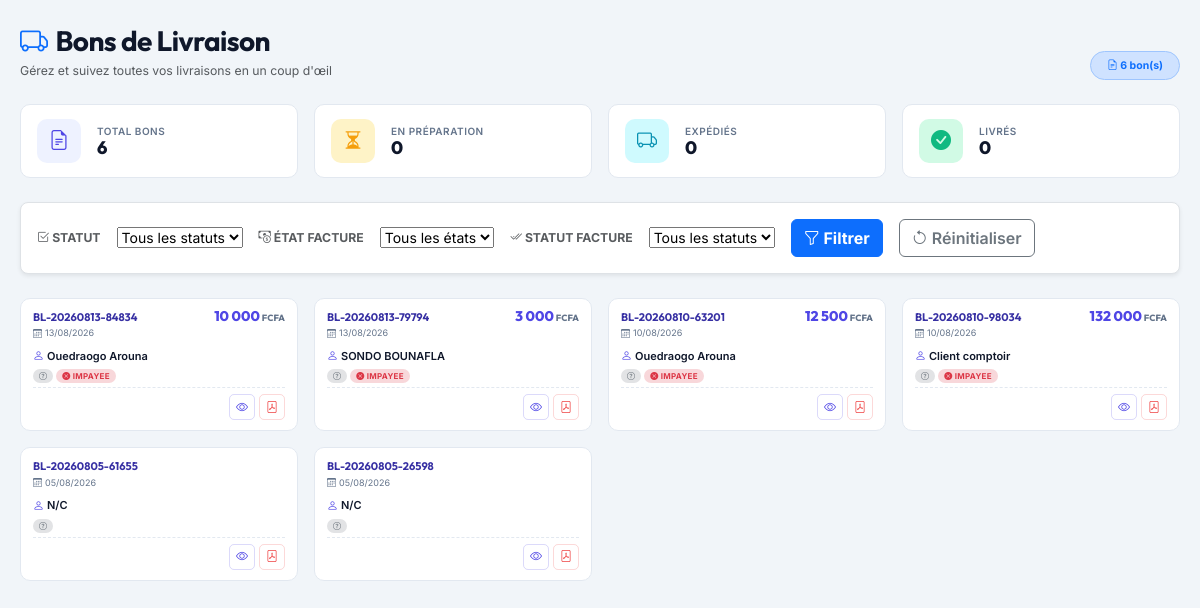
The app's page /views/facture/bon_livraison.php with its own data.
### tables this page shows
CREATE TABLE IF NOT EXISTS `bon_livraison` (
  `code_bon` varchar(100) NOT NULL,
  `date_livraison` date NOT NULL,
  `facture_id` varchar(100) NOT NULL,
  `adresse_livraison` varchar(255) DEFAULT NULL,
  `transporteur` varchar(100) DEFAULT NULL,
  `statut` enum('En préparation','Expédié','Livré','Annulé') DEFAULT 'En préparation',
  `commentaire` text,
  PRIMARY KEY (`code_bon`)
);

CREATE TABLE IF NOT EXISTS `facture` (
  `numero_facture` varchar(100) NOT NULL,
  `titre_facture` varchar(300) NOT NULL,
  `type_facture` varchar(100) NOT NULL,
  `categorie_facture` enum('Facture','Bon','Devis','AvoirClient','AvoirFournisseur') NOT NULL DEFAULT 'Bon',
  `date_facture` date NOT NULL,
  `montant_ht` decimal(10,2) NOT NULL,
  `taxe` decimal(10,2) NOT NULL,
  `remise` decimal(10,2) NOT NULL,
  `montant_ttc` decimal(10,2) NOT NULL,
  `avance` decimal(10,2) NOT NULL,
  `reste` decimal(10,2) NOT NULL,
  `contact_id` varchar(100) NOT NULL,
  `utilisateur_id` varchar(100) NOT NULL,
  `etat_facture` enum('Impayee','Partielle','Payee cash','Payee') NOT NULL DEFAULT 'Impayee',
  `statut_facture` enum('En attente','Validee','Annule') NOT NULL DEFAULT 'En attente',
  `reference_id` varchar(100) DEFAULT NULL COMMENT 'Devis d''origine si ce Bon vient d''un devis transformé, ou Facture d''origine si c''est un Avoir',
  PRIMARY KEY (`numero_facture`)
);

CREATE TABLE IF NOT EXISTS `contact` (
  `code_contact` varchar(100) NOT NULL,
  `nom_prenom_contact` varchar(300) NOT NULL,
  `telephone_contact` varchar(100) NOT NULL,
  `email_contact` varchar(100) NOT NULL,
  `type_contact` varchar(100) NOT NULL,
  `statut_contact` varchar(100) NOT NULL,
  `solde_contact` decimal(10,2) DEFAULT '0.00',
  `solde_maximum` decimal(10,2) DEFAULT '0.00',
  `adresse_contact` varchar(100) DEFAULT NULL,
  `etat_contact` enum('Actif','Inactif') NOT NULL DEFAULT 'Actif',
  PRIMARY KEY (`code_contact`)
);

### views/facture/bon_livraison.php (the view, shortened to what this page needs)
<?php
require 'databases/database.php';
function getStatutBadge($statut) {
    return match($statut) {
        'En préparation' => ['warning', 'hourglass-split'],
        'Expédié' => ['primary', 'truck'],
        'Livré' => ['success', 'check-circle-fill'],
        default => ['secondary', 'question-circle']
    };
}
function getEtatFactureBadge($etat) {
    $etatLower = strtolower($etat);
    if ($etatLower === 'impayee') return ['danger', 'x-circle-fill'];
    return ['secondary', 'question-circle'];
}
$bons = $pdo->query("SELECT bl.*, f.montant_ttc, f.etat_facture, f.statut_facture, c.nom_prenom_contact
    FROM bon_livraison bl
    LEFT JOIN facture f ON f.numero_facture = bl.facture_id
    LEFT JOIN contact c ON c.code_contact = f.contact_id
    ORDER BY bl.date_livraison DESC")->fetchAll(PDO::FETCH_ASSOC);
$totalBons = count($bons);
$enPreparation = count(array_filter($bons, fn($b) => $b['statut'] === 'En préparation'));
$expedies = count(array_filter($bons, fn($b) => $b['statut'] === 'Expédié'));
$livres = count(array_filter($bons, fn($b) => $b['statut'] === 'Livré'));
?>
<!DOCTYPE html>
<html lang="fr">
<head>
    <link href="https://cdn.jsdelivr.net/npm/bootstrap@5.3.2/dist/css/bootstrap.min.css" rel="stylesheet">
    <link href="https://cdn.jsdelivr.net/npm/bootstrap-icons@1.11.3/font/bootstrap-icons.css" rel="stylesheet">
    <link rel="stylesheet" href="https://cdn.jsdelivr.net/npm/bootstrap-select@1.14.0-beta3/dist/css/bootstrap-select.min.css">
</head>
<body>
<div class="W">
    <div class="d-flex flex-wrap justify-content-between align-items-end mb-4 gap-2">
        <div>
            <h1 class="h3 fw-bold mb-1"><i class="bi bi-truck text-primary me-2"></i>Bons de Livraison</h1>
            <p class="text-muted small mb-0">Gérez et suivez toutes vos livraisons en un coup d'œil</p>
        </div>
        <span class="badge rounded-pill bg-primary-subtle text-primary border border-primary-subtle px-3 py-2">
            <i class="bi bi-file-earmark-text"></i> <?= $totalBons ?> bon(s)
        </span>
    </div>
    <div class="row g-3 mb-4">
        <?php
        $stats = [
            ['primary', 'file-earmark-text', 'Total bons', $totalBons, ''],
            ['warning', 'hourglass-split', 'En préparation', $enPreparation, ''],
            ['info', 'truck', 'Expédiés', $expedies, ''],
            ['success', 'check-circle-fill', 'Livrés', $livres, ''],
        ];
        $colorMap = [
            'primary' => ['var(--color-primary-soft)', 'var(--color-primary)'],
            'success' => ['var(--color-success-soft)', 'var(--color-success)'],
            'warning' => ['var(--color-warning-soft)', 'var(--color-warning)'],
            'danger' => ['var(--color-danger-soft)', 'var(--color-danger)'],
            'info' => ['var(--color-info-soft)', 'var(--color-info)'],
            'purple' => ['var(--color-purple-soft)', 'var(--color-purple)'],
        ];
        foreach ($stats as $s):
            $bg = $colorMap[$s[0]][0];
            $fg = $colorMap[$s[0]][1];
        ?>
        <div class="col-6 col-md-4 col-xl-3">
            <div class="stat-card d-flex align-items-center gap-3 h-100">
                <div class="stat-icon" style="background: <?= $bg ?>; color: <?= $fg ?>;">
                    <i class="bi bi-<?= $s[1] ?>"></i>
                </div>
                <div class="flex-grow-1 overflow-hidden">
                    <div class="stat-label"><?= $s[2] ?></div>
                    <div class="stat-value text-truncate"><?= $s[3] ?><?php if ($s[4]): ?><small class="text-muted ms-1" style="font-size:11px;"><?= $s[4] ?></small><?php endif; ?></div>
                </div>
            </div>
        </div>
        <?php endforeach; ?>
    </div>
    <div class="bg-white border rounded-3 p-3 mb-4 shadow-sm">
        <form id="searchForm" onsubmit="return false;">
            <div class="d-flex flex-wrap align-items-center gap-3">
                <label for="statutFilter" class="text-uppercase small fw-bold text-muted mb-0"><i class="bi bi-check2-square"></i> Statut</label>
                <select id="statutFilter" class="selectpicker">
                    <option value="">Tous les statuts</option>
                </select>
                <label for="etatFactureFilter" class="text-uppercase small fw-bold text-muted mb-0"><i class="bi bi-cash-coin"></i> État facture</label>
                <select id="etatFactureFilter" class="selectpicker">
                    <option value="">Tous les états</option>
                </select>
                <label for="statutFactureFilter" class="text-uppercase small fw-bold text-muted mb-0"><i class="bi bi-check2-all"></i> Statut facture</label>
                <select id="statutFactureFilter" class="selectpicker">
                    <option value="">Tous les statuts</option>
                </select>
                <button type="button" class="btn btn-primary fw-bold" id="filterBtn"><i class="bi bi-funnel"></i> Filtrer</button>
                <button type="button" class="btn btn-outline-secondary fw-semibold" id="resetBtn"><i class="bi bi-arrow-counterclockwise"></i> Réinitialiser</button>
            </div>
        </form>
    </div>
    <div class="row g-3" id="bonsGrid">
        <?php if (empty($bons)): ?>
        <div class="col-12">
            <div class="bg-white border border-dashed rounded-3 p-5 text-center text-muted">
                <i class="bi bi-inbox d-block mb-2" style="font-size:56px;opacity:.2;"></i>
                <h5 class="text-dark">Aucun bon de livraison</h5>
                <p class="small mb-0">Les bons de livraison apparaîtront ici dès leur création.</p>
            </div>
        </div>
        <?php else: foreach($bons as $bon):
            $statutBadge = getStatutBadge($bon['statut']);
            $isLivre = ($bon['statut'] === 'Livré');
            $etatFactureBadge = getEtatFactureBadge($bon['etat_facture'] ?? 'Impayee');
        ?>
        <div class="col-12 col-md-6 col-lg-4 col-xl-3 bon-item"
             data-statut="<?= htmlspecialchars($bon['statut']) ?>"
             data-etat-facture="<?= htmlspecialchars($bon['etat_facture'] ?? '') ?>"
             data-statut-facture="<?= htmlspecialchars($bon['statut_facture'] ?? '') ?>"
             data-id="<?= htmlspecialchars($bon['code_bon']) ?>">
            <div class="bon-card <?= $isLivre ? 'livre' : '' ?>">
                <div class="bc-top">
                    <div>
                        <div class="bc-number"><?= htmlspecialchars($bon['code_bon']) ?></div>
                        <div class="bc-date"><i class="bi bi-calendar3"></i> <?= date('d/m/Y', strtotime($bon['date_livraison'])) ?></div>
                    </div>
                    <?php if (!empty($bon['montant_ttc'])): ?>
                    <div class="fc-amount" style="font-size:14px;font-weight:800;color:var(--color-primary);font-family:'Outfit',sans-serif;line-height:1;">
                        <?= number_format($bon['montant_ttc'], 0, ',', ' ') ?><small style="font-size:9px;color:var(--text-tertiary);margin-left:2px;">FCFA</small>
                    </div>
                    <?php endif; ?>
                </div>
                <div class="bc-middle">
                    <div class="bc-client">
                        <i class="bi bi-person"></i>
                        <span><?= htmlspecialchars($bon['nom_prenom_contact'] ?? 'N/C') ?></span>
                    </div>
                    <div class="bc-badges">
                        <span class="badge-pill bg-<?= $statutBadge[0] ?>-subtle text-<?= $statutBadge[0] ?>">
                            <i class="bi bi-<?= $statutBadge[1] ?>" style="font-size:8px;"></i> <?= htmlspecialchars($bon['statut']) ?>
                        </span>
                        <?php if (!empty($bon['etat_facture'])): ?>
                        <span class="badge-pill bg-<?= $etatFactureBadge[0] ?>-subtle text-<?= $etatFactureBadge[0] ?>">
                            <i class="bi bi-<?= $etatFactureBadge[1] ?>" style="font-size:8px;"></i> <?= $bon['etat_facture'] ?>
                        </span>
                        <?php endif; ?>
                    </div>
                </div>
                <div class="bc-bottom">
                    <button class="icon-btn view voir-bon" data-id="<?= $bon['code_bon'] ?>" data-tooltip="Voir détails" title="Voir détails"><i class="bi bi-eye"></i></button>
                    <button class="icon-btn pdf pdf-bon" data-id="<?= $bon['code_bon'] ?>" data-tooltip="PDF" title="PDF"><i class="bi bi-file-pdf"></i></button>
                </div>
            </div>
        </div>
        <?php endforeach; endif; ?>
    </div>
</div>
<div class="position-fixed top-0 end-0 p-3" style="z-index:2000;">
</div>
</body>
</html>

### views/facture/bon_livraison.php (style rules this page uses)
:root { --color-primary: #4f46e5; --color-primary-dark: #3730a3; --color-primary-soft: #eef2ff; --color-success: #10b981; --color-success-soft: #d1fae5; --color-warning: #f59e0b; --color-warning-soft: #fef3c7; --color-danger: #ef4444; --color-danger-soft: #fee2e2; --color-info: #0891b2; --color-info-soft: #cffafe; --color-purple: #8b5cf6; --color-purple-soft: #ede9fe; --color-gray-50: #f8fafc; --color-gray-100: #f1f5f9; --color-gray-200: #e2e8f0; --color-gray-300: #cbd5e1; --color-gray-400: #94a3b8; --color-gray-500: #64748b; --color-gray-600: #475569; --color-gray-700: #334155; --color-gray-800: #1e293b; --color-gray-900: #0f172a; --bg-body: #f1f5f9; --bg-surface: #ffffff; --border-color: #e2e8f0; --text-primary: #0f172a; --text-secondary: #334155; --text-tertiary: #64748b; --shadow-sm: 0 1px 3px rgba(0, 0, 0, 0.06); --shadow-md: 0 4px 12px rgba(0, 0, 0, 0.06); --shadow-lg: 0 12px 40px rgba(0, 0, 0, 0.08); --radius-sm: 10px; --radius-md: 14px; --transition-base: 250ms cubic-bezier(0.4, 0, 0.2, 1); }
* { box-sizing: border-box; margin: 0; padding: 0; }
body { font-family: 'Inter', sans-serif; background: var(--bg-body); color: var(--text-primary); min-height: 100vh; font-size: 14px; padding: 24px 20px; }
h1, h2, h3, h4, h5, h6 { font-family: 'Outfit', sans-serif; font-weight: 700; letter-spacing: -0.02em; }
.W { max-width: 1400px; margin: 0 auto; }
.bon-card { background: var(--bg-surface); border: 1px solid var(--border-color); border-radius: var(--radius-sm); padding: 10px 12px; cursor: pointer; transition: all 0.15s ease; display: flex; flex-direction: column; justify-content: space-between; min-height: 120px; position: relative; animation: fadeUp .4s ease both; }
.bc-top { display: flex; justify-content: space-between; align-items: flex-start; margin-bottom: 4px; }
.bc-number { font-size: 11px; font-weight: 700; color: var(--color-primary-dark); font-family: 'Outfit', sans-serif; }
.bc-date { font-size: 9px; color: var(--text-tertiary); display: flex; align-items: center; gap: 3px; margin-top: 1px; }
.bc-middle { flex: 1; display: flex; flex-direction: column; gap: 3px; margin: 4px 0; }
.bc-client { font-size: 11px; font-weight: 600; color: var(--text-primary); display: flex; align-items: center; gap: 3px; white-space: nowrap; overflow: hidden; text-overflow: ellipsis; }
.bc-client i { color: var(--color-primary); font-size: 11px; flex-shrink: 0; }
.bc-badges { display: flex; gap: 3px; flex-wrap: wrap; margin-top: 2px; }
.badge-pill { display: inline-flex; align-items: center; gap: 2px; padding: 1px 6px; border-radius: 999px; font-size: 8px; font-weight: 700; text-transform: uppercase; letter-spacing: 0.3px; }
.bc-bottom { border-top: 1px dashed var(--border-color); padding-top: 6px; display: flex; justify-content: flex-end; align-items: center; gap: 4px; }
.icon-btn { width: 26px; height: 26px; border-radius: 5px; border: 1.5px solid transparent; background: transparent; display: inline-flex; align-items: center; justify-content: center; transition: all .2s; font-size: 12px; cursor: pointer; padding: 0; position: relative; }
.icon-btn.view { color: var(--color-primary); border-color: rgba(79, 70, 229, 0.2); }
.icon-btn.pdf { color: var(--color-danger); border-color: rgba(239, 68, 68, 0.2); }
.icon-btn::before { content: attr(data-tooltip); position: absolute; bottom: calc(100% + 6px); left: 50%; transform: translateX(-50%); background: var(--color-gray-800); color: #fff; padding: 4px 8px; border-radius: 4px; font-size: 10px; font-weight: 600; white-space: nowrap; opacity: 0; pointer-events: none; transition: opacity .2s; z-index: 10; }
.stat-card { background: var(--bg-surface); border: 1px solid var(--border-color); border-radius: var(--radius-sm); padding: 14px 16px; transition: var(--transition-base); }
.stat-icon { width: 44px; height: 44px; border-radius: 10px; display: flex; align-items: center; justify-content: center; font-size: 20px; flex-shrink: 0; }
.stat-label { font-size: 10px; font-weight: 600; color: var(--text-tertiary); text-transform: uppercase; letter-spacing: 0.5px; }
.stat-value { font-size: 18px; font-weight: 800; color: var(--text-primary); font-family: 'Outfit', sans-serif; line-height: 1; }

### records on screen
bon_livraison: code_bon "BL-20260813-84834", date_livraison "13/08/2026", facture.montant_ttc "10 000", contact.nom_prenom_contact "Ouedraogo Arouna", facture.etat_facture "IMPAYEE"
bon_livraison: code_bon "BL-20260813-79794", date_livraison "13/08/2026", facture.montant_ttc "3 000", contact.nom_prenom_contact "SONDO BOUNAFLA", facture.etat_facture "IMPAYEE"
bon_livraison: code_bon "BL-20260810-63201", date_livraison "10/08/2026", facture.montant_ttc "12 500", contact.nom_prenom_contact "Ouedraogo Arouna", facture.etat_facture "IMPAYEE"
bon_livraison: code_bon "BL-20260810-98034", date_livraison "10/08/2026", facture.montant_ttc "132 000", contact.nom_prenom_contact "Client comptoir", facture.etat_facture "IMPAYEE"
bon_livraison: code_bon "BL-20260805-61655", date_livraison "05/08/2026", nom_prenom_contact "N/C"
bon_livraison: code_bon "BL-20260805-26598", date_livraison "05/08/2026", nom_prenom_contact "N/C"

### other values on screen
$totalBons "6"
$s[2] "TOTAL BONS"
$s[3] "6"
$s[2] "EN PRÉPARATION"
$s[3] "0"
$s[2] "EXPÉDIÉS"
$s[2] "LIVRÉS"
